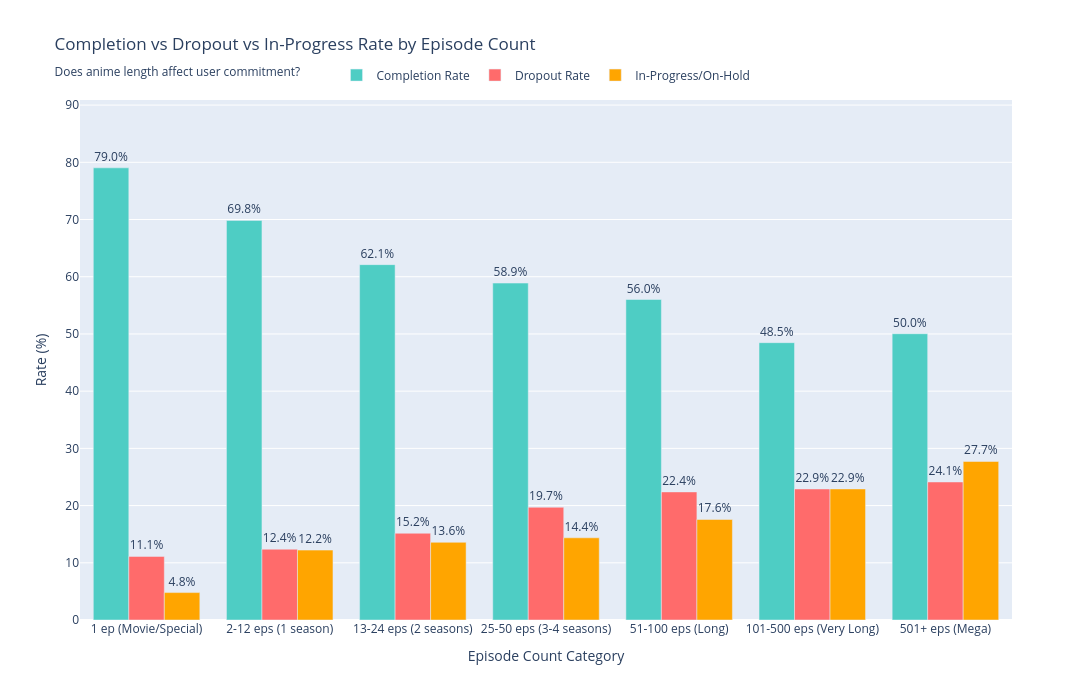

Write notebook code for a chart like this one.
### Markdown cell above
## The Commitment Question: What Makes Us Finish What We Start?

We have established the global scale of the phenomenon and identified the major players.  
Now, having explored the macro aspects mentioned in the introduction—**the Industry** and **the Content**—**we need to descend a level** and analyze the final pillar: *The Fans*.

It is time to look at the actual feedback loop: not just *where* anime is watched, but **when** it captures attention and **how effectively** it retains it.

To answer our core business question—*"If I want to produce a top-tier anime, what should I focus on?"*—we cannot look solely at acquisition (starting a show).   
We must understand **retention**.

### **The Psychological Contract**

Every anime fan knows the feeling: you queue up a new series, watch the first few episodes, and then… life happens.  
The show sits in your "Currently Watching" list for months. Maybe forever.

But what separates the anime we finish from the ones we abandon?  
Is it purely a matter of quality, or is there something deeper at play—a psychological contract between viewer and content that either holds or breaks?

This analysis dives into the **completion and dropout patterns** across thousands of anime titles, directly addressing the "About Fans" and "About Content" pillars of our study.   

We examine three critical dimensions:

- **Episode Count:** Does length breed commitment or fatigue?
- **Format:** Are movies inherently more "finishable" than TV series?
- **Genre:** Do emotional stakes trump action spectacle when it comes to keeping viewers hooked?

### Code cell
fig = gu.completion_dropout_by_episode_count()
fig.show()

### Figure 1 — Plotly figure (JSON) as saved in the notebook; plotly's stock layout.template omitted (floating-point values rounded to 4 significant figures)
{"data": [{"customdata": [[13564, 150904212], [6149, 461655931], [1215, 146143673], [1806, 58036857], [651, 13377168], [256, 26195165], [22, 103974]], "hovertemplate": "<b>%{x}</b><br>Completion Rate: %{y:.1f}%<br>Anime Count: %{customdata[0]:,}<br>Total Started: %{customdata[1]:,}<br><extra></extra>", "marker": {"color": "#4ECDC4"}, "name": "Completion Rate", "text": [79.03, 69.84, 62.11, 58.89, 56.02, 48.48, 50.04], "textposition": "outside", "texttemplate": "%{text:.1f}%", "type": "bar", "x": ["1 ep\n(Movie/Special)", "2-12 eps\n(1 season)", "13-24 eps\n(2 seasons)", "25-50 eps\n(3-4 seasons)", "51-100 eps\n(Long)", "101-500 eps\n(Very Long)", "501+ eps\n(Mega)"], "y": [79.03, 69.84, 62.11, 58.89, 56.02, 48.48, 50.04]}, {"customdata": [[13564, 150904212], [6149, 461655931], [1215, 146143673], [1806, 58036857], [651, 13377168], [256, 26195165], [22, 103974]], "hovertemplate": "<b>%{x}</b><br>Dropout Rate: %{y:.1f}%<br>Anime Count: %{customdata[0]:,}<br>Total Started: %{customdata[1]:,}<br><extra></extra>", "marker": {"color": "#FF6B6B"}, "name": "Dropout Rate", "text": [11.12, 12.38, 15.16, 19.7, 22.39, 22.9, 24.13], "textposition": "outside", "texttemplate": "%{text:.1f}%", "type": "bar", "x": ["1 ep\n(Movie/Special)", "2-12 eps\n(1 season)", "13-24 eps\n(2 seasons)", "25-50 eps\n(3-4 seasons)", "51-100 eps\n(Long)", "101-500 eps\n(Very Long)", "501+ eps\n(Mega)"], "y": [11.12, 12.38, 15.16, 19.7, 22.39, 22.9, 24.13]}, {"customdata": [[13564, 150904212], [6149, 461655931], [1215, 146143673], [1806, 58036857], [651, 13377168], [256, 26195165], [22, 103974]], "hovertemplate": "<b>%{x}</b><br>In-Progress/On-Hold: %{y:.1f}%<br>Anime Count: %{customdata[0]:,}<br>Total Started: %{customdata[1]:,}<br><extra></extra>", "marker": {"color": "#FFA500"}, "name": "In-Progress/On-Hold", "text": [4.79, 12.21, 13.58, 14.37, 17.57, 22.91, 27.71], "textposition": "outside", "texttemplate": "%{text:.1f}%", "type": "bar", "x": ["1 ep\n(Movie/Special)", "2-12 eps\n(1 season)", "13-24 eps\n(2 seasons)", "25-50 eps\n(3-4 seasons)", "51-100 eps\n(Long)", "101-500 eps\n(Very Long)", "501+ eps\n(Mega)"], "y": [4.79, 12.21, 13.58, 14.37, 17.57, 22.91, 27.71]}], "layout": {"barmode": "group", "font": {"size": 12}, "height": 700, "hovermode": "x unified", "legend": {"orientation": "h", "x": 0.5, "xanchor": "center", "y": 1.02, "yanchor": "bottom"}, "title": {"text": "Completion vs Dropout vs In-Progress Rate by Episode Count<br><sub>Does anime length affect user commitment?</sub>"}, "width": 1400, "xaxis": {"title": {"text": "Episode Count Category"}}, "yaxis": {"range": [0, 90.89], "title": {"text": "Rate (%)"}}}}
